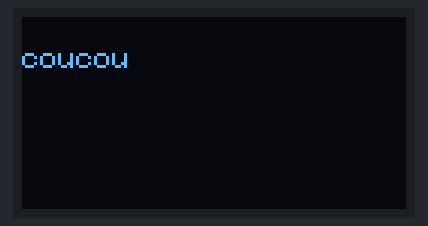
The sketch below on a simulated ESP8266 (NodeMCU). Parts: 128×64 one-colour display. WiFi joins after 1.5 s; servers stay silent unless stated; uploads are accepted with an empty reply; what the sketch prints to the serial monitor is not drawn.

Above: at 3.6 s.

The sketch:

tram-stop-time.ino
```cpp
#include <Wire.h>
#include <Adafruit_GFX.h>
#include <Adafruit_SSD1306.h>

#include <ESP8266WiFi.h>
#include <ESP8266HTTPClient.h>
#include <WiFiClient.h>
#include <Arduino_JSON.h>

#define SCREEN_WIDTH 128 // OLED display width, in pixels
#define SCREEN_HEIGHT 64 // OLED display height, in pixels

#define HOST "api.cts-strasbourg.eu"
#define AUTH "Basic TOKEN"

const char* ssid     = "ID";
const char* password = "PASSWORD";

// Declaration for an SSD1306 display connected to I2C (SDA, SCL pins)
Adafruit_SSD1306 display(SCREEN_WIDTH, SCREEN_HEIGHT, &Wire, -1);

// THE DEFAULT TIMER IS SET TO 10 SECONDS FOR TESTING PURPOSES
// For a final application, check the API call limits per hour/minute to avoid getting blocked/banned
unsigned long lastTime = 0;
// Timer set to 10 minutes (600000)
//unsigned long timerDelay = 600000;
// Set timer to 10 seconds (10000)
unsigned long timerDelay = 10000;

String jsonBuffer;

void setup() {

  Serial.begin(115200);
  //-------------- WiFi --------------------

  WiFi.begin(ssid, password);
  Serial.println("Connecting");
  while(WiFi.status() != WL_CONNECTED) {
    delay(500);
    Serial.print(".");
  }
  Serial.println("");
  Serial.print("Connected to WiFi network with IP Address: ");
  Serial.println(WiFi.localIP());

  Serial.println("Timer set to 10 seconds (timerDelay variable), it will take 10 seconds before publishing the first reading.");


  if(!display.begin(SSD1306_SWITCHCAPVCC, 0x3C)) { // Address 0x3D for 128x64
    Serial.println(F("SSD1306 allocation failed"));
    for(;;);
  }
  delay(2000);
  display.clearDisplay();

  display.setTextSize(1);
  display.setTextColor(WHITE);
  display.setCursor(0, 10);
  // Display static text
  display.println("coucou");

  display.display();
}

// ------------------------------------------------------------------------------------

String httpGETRequest(const char* serverName) {
  WiFiClient client;
  HTTPClient http;

  // Your IP address with path or Domain name with URL path
  http.begin(client, serverName);

  // Send HTTP POST request
  int httpResponseCode = http.GET();

  String payload = "{}";

  if (httpResponseCode>0) {
    Serial.print("HTTP Response code: ");
    Serial.println(httpResponseCode);
    payload = http.getString();
  }
  else {
    Serial.print("Error code: ");
    Serial.println(httpResponseCode);
  }
  // Free resources
  http.end();

  return payload;
}

// ------------------------------------------------------------------------------------

void loop() {

  // Send an HTTP GET request
  if ((millis() - lastTime) > timerDelay) {
    // Check WiFi connection status
    if(WiFi.status()== WL_CONNECTED){
      String serverPath = "/v1/siri/2.0/stop-monitoring?MonitoringRef=366C";

      jsonBuffer = httpGETRequest(serverPath.c_str());
      Serial.println(jsonBuffer);
      JSONVar myObject = JSON.parse(jsonBuffer);

      // JSON.typeof(jsonVar) can be used to get the type of the var
      if (JSON.typeof(myObject) == "undefined") {
        Serial.println("Parsing input failed!");
        return;
      }

    }

  }

}
```
